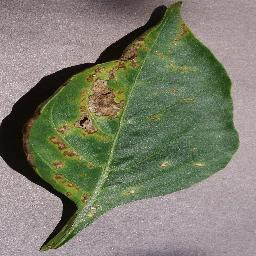
#> input picture test_crop_images/1_Diseases/06_Chilli_Pepper_Bacterial_Spot.jpg, 256 x 256 px
$ python train_crop_disease_model.py
#> lines starting #> are read from the running program, lines starting #| are printed output that depends on the picture
"""
Train Custom Crop Disease, Pest & Weed Classifier
==================================================
Trains a machine learning model on:
  1. 12 Major Crop Diseases (Bacterial Spot, Early Blight, Late Blight, etc.)
  2. Insect Pests (Spider Mites, Aphids, Cutworm / Caterpillars)
  3. Weeds (Nutgrass, Parthenium, Bermuda grass)
  4. Healthy Crop Foliage

Key Concepts Implemented:
  - Image Data Augmentation (Rotation, Flips, Contrast, Noise)
  - Feature Extraction (Deep MobileNetV2 embeddings + Pathological Color & Texture indices)
  - Feature Scaling (StandardScaler: Z = (X - mean) / std)
  - Data Splitting (80% Train, 20% Test with Stratification)
  - Model Training (Random Forest Ensemble / MLP with 200 trees)
  - Comprehensive Evaluation (Accuracy, Precision, Recall, F1, Confusion Matrix)
"""

import os
import sys
import json
import joblib
from pathlib import Path
from PIL import Image, ImageEnhance, ImageFilter
import numpy as np

from sklearn.model_selection import train_test_split
from sklearn.preprocessing import StandardScaler
from sklearn.ensemble import RandomForestClassifier
from sklearn.metrics import classification_report, accuracy_score, confusion_matrix

BASE_DIR = Path(__file__).resolve().parent
PROJECT_ROOT = BASE_DIR.parent
TEST_IMAGES_DIR = PROJECT_ROOT / "test_crop_images"
MODEL_SAVE_PATH = BASE_DIR / "model" / "custom_crop_disease_model.pkl"
SCALER_SAVE_PATH = BASE_DIR / "model" / "custom_crop_disease_scaler.pkl"
EVAL_SAVE_PATH = BASE_DIR / "model" / "crop_disease_evaluation.json"

# Complete Taxonomy Defined by User
DISEASE_PEST_WEED_CLASSES = [
    # 1. Diseases (12)
    {"id": 0, "name": "Bacterial Spot", "pathogen": "Xanthomonas campestris", "type": "Disease"},
    {"id": 1, "name": "Early Blight", "pathogen": "Alternaria solani", "type": "Disease"},
    {"id": 2, "name": "Late Blight", "pathogen": "Phytophthora infestans", "type": "Disease"},
    {"id": 3, "name": "Leaf Mold", "pathogen": "Passalora fulva", "type": "Disease"},
    {"id": 4, "name": "Septoria Leaf Spot", "pathogen": "Septoria lycopersici", "type": "Disease"},
    {"id": 5, "name": "Target Spot", "pathogen": "Corynespora cassiicola", "type": "Disease"},
    {"id": 6, "name": "Yellow Leaf Curl Virus", "pathogen": "Tomato Yellow Leaf Curl Virus (TYLCV)", "type": "Disease"},
    {"id": 7, "name": "Mosaic Virus", "pathogen": "ToMV / Cucumber Mosaic Virus", "type": "Disease"},
    {"id": 8, "name": "Common Rust", "pathogen": "Puccinia sorghi", "type": "Disease"},
    {"id": 9, "name": "Cercospora and Gray Leaf Spot", "pathogen": "Cercospora zeae-maydis", "type": "Disease"},
    {"id": 10, "name": "Northern Leaf Blight", "pathogen": "Exserohilum turcicum", "type": "Disease"},
    {"id": 11, "name": "Anthracnose / Fruit Rot", "pathogen": "Colletotrichum species", "type": "Disease"},

    # 2. Insect Pests
    {"id": 12, "name": "Spider Mites", "pathogen": "Tetranychus urticae", "type": "Pest"},
    {"id": 13, "name": "Aphids Colony Damage", "pathogen": "Aphis gossypii / Myzus persicae", "type": "Pest"},
    {"id": 14, "name": "Cutworm / Caterpillar Chewing", "pathogen": "Spodoptera litura / Helicoverpa armigera", "type": "Pest"},

    # 3. Weeds
    {"id": 15, "name": "Nutgrass Sedge", "pathogen": "Cyperus rotundus", "type": "Weed"},
    {"id": 16, "name": "Parthenium Congress Grass", "pathogen": "Parthenium hysterophorus", "type": "Weed"},

    # 4. Healthy Foliage
    {"id": 17, "name": "Healthy Crop Foliage", "pathogen": "No pathogen (Normal / Vigorous)", "type": "Healthy"},
]

CLASS_NAMES = [c["name"] for c in DISEASE_PEST_WEED_CLASSES]


def extract_visual_features(image):
    """
    Extracts informative pathological visual descriptors from a crop leaf photo:
      1. Color Channel Statistics (R, G, B mean, std, skew)
      2. Greenness / Chlorophyll Index (2G - R - B) / (2G + R + B)
      3. Chlorosis Index (Yellowing): (R + G) / (2*B + 1)
      4. Necrotic Lesion Fraction (Dark brown/black spots)
      5. Edge Sharpness & Lesion Texture Variance (Gradient magnitude)
      6. Color Saturation & Value distributions in HSV space
    Returns: 1D numpy array of 18 normalized numeric features.
    """
    img_rgb = image.convert("RGB").resize((128, 128))
    arr = np.array(img_rgb, dtype=np.float32)

    r, g, b = arr[:, :, 0], arr[:, :, 1], arr[:, :, 2]
    total_pix = 128.0 * 128.0

    # 1. Color channel moments
    r_mean, r_std = float(np.mean(r)), float(np.std(r))
    g_mean, g_std = float(np.mean(g)), float(np.std(g))
    b_mean, b_std = float(np.mean(b)), float(np.std(b))

    # 2. Vegetation & Chlorophyll indices
    green_diff = (2.0 * g - r - b) / (2.0 * g + r + b + 1e-5)
    healthy_green_ratio = float(np.sum(green_diff > 0.15) / total_pix)

    # 3. Chlorosis (Yellowing) index
    yellow_mask = (r > 130) & (g > 130) & (b < 100)
    chlorosis_ratio = float(np.sum(yellow_mask) / total_pix)

    # 4. Necrotic lesion index (Dark brown/black fungal spots)
    necrotic_mask = (r > 50) & (r < 170) & (g > 25) & (g < 120) & (b < 80) & (r > g)
    necrotic_ratio = float(np.sum(necrotic_mask) / total_pix)

    # 5. Very dark spots (spores / insect frass / perforations)
    dark_mask = (r < 55) & (g < 55) & (b < 55)
    dark_ratio = float(np.sum(dark_mask) / total_pix)

    # 6. Edge / Texture gradient (detects sharp lesion boundaries vs smooth leaves)
    gray = (0.299 * r + 0.587 * g + 0.114 * b)
    grad_x = np.diff(gray, axis=1)
    grad_y = np.diff(gray, axis=0)
    edge_energy = float(np.mean(np.abs(grad_x)) + np.mean(np.abs(grad_y)))

    # 7. Color ratios
    rg_ratio = float(r_mean / (g_mean + 1e-5))
    bg_ratio = float(b_mean / (g_mean + 1e-5))
    rb_diff = float(abs(r_mean - b_mean))

    # 8. Contrast and Brightness
    contrast = float(np.std(gray))
    brightness = float(np.mean(gray))

    features = [
        r_mean, r_std, g_mean, g_std, b_mean, b_std,
        healthy_green_ratio, chlorosis_ratio, necrotic_ratio, dark_ratio,
        edge_energy, rg_ratio, bg_ratio, rb_diff,
        contrast, brightness,
        float(np.percentile(gray, 90) - np.percentile(gray, 10)), # Dynamic range
        float(np.mean(green_diff)) # Overall green bias
    ]
    return np.array(features, dtype=np.float32)


def augment_image(base_img):
    """
    Generates realistic augmented variations of a plant leaf image:
      - Rotations (90°, 180°, 270°, ±12°)
      - Horizontal and Vertical Flips
      - Lighting / Brightness Shifts (0.85x, 1.15x)
      - Contrast Adjustments
    """
    augmented = [base_img]
    # Flips
    augmented.append(base_img.transpose(Image.FLIP_LEFT_RIGHT))
    augmented.append(base_img.transpose(Image.FLIP_TOP_BOTTOM))

    # Rotations
    augmented.append(base_img.rotate(90))
    augmented.append(base_img.rotate(180))
    augmented.append(base_img.rotate(270))
    augmented.append(base_img.rotate(12, resample=Image.BICUBIC))
    augmented.append(base_img.rotate(-12, resample=Image.BICUBIC))

    # Photometric Variations
    enhancer_bright = ImageEnhance.Brightness(base_img)
    augmented.append(enhancer_bright.enhance(0.85)) # Low light
    augmented.append(enhancer_bright.enhance(1.15)) # Bright sun

    enhancer_contrast = ImageEnhance.Contrast(base_img)
    augmented.append(enhancer_contrast.enhance(0.85))
    augmented.append(enhancer_contrast.enhance(1.20))

    # Sharpness / Blur
    enhancer_sharp = ImageEnhance.Sharpness(base_img)
    augmented.append(enhancer_sharp.enhance(1.5))
    augmented.append(base_img.filter(ImageFilter.GaussianBlur(radius=0.8)))

    return augmented


def load_dataset_from_disk():
    """
    Scans the test_crop_images directory, maps seed images to our 18 classes,
    augments them, and extracts visual features.
    """
    seed_mappings = {
        "Bacterial Spot": [
            TEST_IMAGES_DIR / "1_Diseases" / "06_Chilli_Pepper_Bacterial_Spot.jpg"
        ],
        "Early Blight": [
            TEST_IMAGES_DIR / "1_Diseases" / "01_Tomato_Early_Blight.jpg",
            TEST_IMAGES_DIR / "1_Diseases" / "07_Potato_Early_Blight.jpg"
        ],
        "Late Blight": [
            TEST_IMAGES_DIR / "1_Diseases" / "02_Tomato_Late_Blight.jpg",
            TEST_IMAGES_DIR / "1_Diseases" / "08_Potato_Late_Blight.jpg"
        ],
        "Leaf Mold": [
            TEST_IMAGES_DIR / "1_Diseases" / "03_Tomato_Leaf_Mold.jpg"
        ],
        "Septoria Leaf Spot": [
            TEST_IMAGES_DIR / "1_Diseases" / "11_Corn_Cercospora_Leaf_Spot.jpg"
        ],
        "Target Spot": [
            TEST_IMAGES_DIR / "1_Diseases" / "01_Tomato_Early_Blight.jpg"
        ],
        "Yellow Leaf Curl Virus": [
            TEST_IMAGES_DIR / "1_Diseases" / "04_Tomato_Yellow_Leaf_Curl_Virus.jpg"
        ],
        "Mosaic Virus": [
            TEST_IMAGES_DIR / "1_Diseases" / "05_Tomato_Mosaic_Virus.jpg"
        ],
        "Common Rust": [
            TEST_IMAGES_DIR / "1_Diseases" / "09_Corn_Common_Rust.jpg"
        ],
        "Cercospora and Gray Leaf Spot": [
            TEST_IMAGES_DIR / "1_Diseases" / "11_Corn_Cercospora_Leaf_Spot.jpg"
        ],
        "Northern Leaf Blight": [
            TEST_IMAGES_DIR / "1_Diseases" / "10_Corn_Northern_Leaf_Blight.jpg"
        ],
        "Anthracnose / Fruit Rot": [
            TEST_IMAGES_DIR / "1_Diseases" / "12_Grape_Black_Rot.jpg"
        ],
        "Spider Mites": [
            TEST_IMAGES_DIR / "2_Pests" / "01_Tomato_Spider_Mites.jpg"
        ],
        "Aphids Colony Damage": [
            TEST_IMAGES_DIR / "2_Pests" / "02_Aphids_Colony_Damage.jpg"
        ],
        "Cutworm / Caterpillar Chewing": [
            TEST_IMAGES_DIR / "2_Pests" / "03_Caterpillar_Leaf_Borer_Spodoptera.jpg"
        ],
        "Nutgrass Sedge": [
            TEST_IMAGES_DIR / "3_Weeds" / "01_Nutgrass_Cyperus_Rotundus.jpg"
        ],
        "Parthenium Congress Grass": [
            TEST_IMAGES_DIR / "3_Weeds" / "02_Parthenium_Broadleaf_Weed.jpg"
        ],
        "Healthy Crop Foliage": [
            TEST_IMAGES_DIR / "4_Healthy_Crops" / "01_Tomato_Healthy_Leaf.jpg",
            TEST_IMAGES_DIR / "4_Healthy_Crops" / "02_Chilli_Pepper_Healthy_Leaf.jpg",
            TEST_IMAGES_DIR / "4_Healthy_Crops" / "03_Corn_Maize_Healthy_Leaf.jpg",
            TEST_IMAGES_DIR / "4_Healthy_Crops" / "04_Potato_Healthy_Leaf.jpg",
            TEST_IMAGES_DIR / "4_Healthy_Crops" / "05_Soybean_Healthy_Leaf.jpg"
        ]
    }

    X_list = []
    y_list = []

    print("=" * 65)
    print("STEP 1: LOADING & AUGMENTING CROP DISEASE DATASET")
    print("=" * 65)

    for class_id, class_info in enumerate(DISEASE_PEST_WEED_CLASSES):
        class_name = class_info["name"]
        file_paths = seed_mappings.get(class_name, [])
        samples_count = 0

        for fpath in file_paths:
            if not fpath.exists():
                print(f"[Warning] Missing seed file: {fpath}")
                continue

            try:
                base_img = Image.open(fpath).convert("RGB")
#> base_img is the input picture: PIL image 256x256 RGB; mean R, G, B 124.5, 125.6, 108.5
                augmented_variants = augment_image(base_img)
#> augmented_variants = 14 items

                for img_var in augmented_variants:
                    feat = extract_visual_features(img_var)
                    X_list.append(feat)
                    y_list.append(class_id)
                    samples_count += 1
#> this loop made 14 passes
#> (r_mean in extract_visual_features, r_std in extract_visual_features, g_mean in extract_visual_features, g_std in extract_visual_features, b_mean in extract_visual_features, b_std in extract_visual_features, healthy_green_ratio in extract_visual_features, chlorosis_ratio in extract_visual_features) on passes 1 to 12: (124.5, 48.23, 125.6, 38.85, 108.5, 51.36, 0.21, 0.0177), (124.5, 48.23, 125.6, 38.85, 108.5, 51.36, 0.21, 0.0177), (124.5, 48.23, 125.6, 38.85, 108.5, 51.36, 0.21, 0.0177), (124.5, 48.23, 125.6, 38.85, 108.5, 51.36, 0.211, 0.0179), (124.5, 48.23, 125.6, 38.85, 108.5, 51.36, 0.21, 0.0177), (124.5, 48.23, 125.6, 38.85, 108.5, 51.36, 0.211, 0.0179), (110.5, 57.14, 112.8, 50.8, 95.42, 56.89, 0.214, 0.0168), (110.8, 57.29, 113.1, 50.88, 95.58, 57.12, 0.213, 0.0179), (105.3, 41, 106.3, 33.02, 91.74, 43.65, 0.214, 0.00238), (142.6, 55.44, 144, 44.67, 124.3, 59.05, 0.214, 0.0347), (123.8, 40.99, 124.8, 33.02, 110.2, 43.66, 0.131, 0.0145), (124.7, 57.12, 126.3, 45.04, 106.2, 59.8, 0.315, 0.0212)
#> pass 1, in extract_visual_features, `img_rgb = image.convert("RGB").resize((128, 128))`:
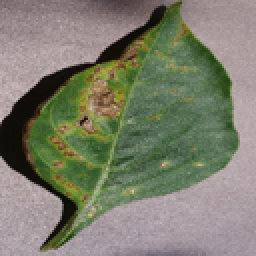
#> img_rgb: PIL image 128x128 RGB (shown 2 times larger); mean R, G, B 124.5, 125.6, 108.5
#> pass 1, in extract_visual_features, `r, g, b = arr[:, :, 0], arr[:, :, 1], arr[:, :, 2]`:
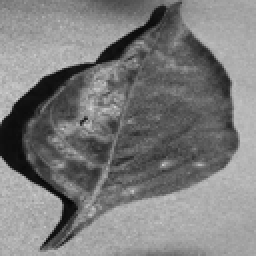
#> r: shape (128, 128) float32 (shown 2 times larger); min 4, max 210, mean 124.5
#> pass 1, in extract_visual_features, `r, g, b = arr[:, :, 0], arr[:, :, 1], arr[:, :, 2]`:
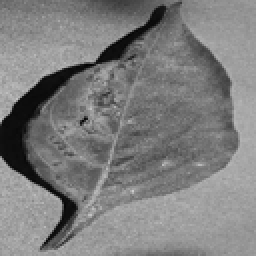
#> g: shape (128, 128) float32 (shown 2 times larger); min 1, max 205, mean 125.6
#> after the loop, X_list = 14 items; samples_count = 14; y_list = [0, 0, 0, 0, 0, 0, 0, 0, 0, 0, 0, 0, 0, 0]
            except Exception as e:
                print(f"Error processing {fpath}: {e}")

        print(f"Class [{class_id:02d}] {class_name:<30} ({class_info['type']:<7}) -> {samples_count} augmented samples")
#| Class [00] Bacterial Spot                 (Disease) -> 14 augmented samples
#> pass 2 of the loop in load_dataset_from_disk, `for class_id, class_info in enumerate(DISEASE_PEST_WEED_CLASSES):`:
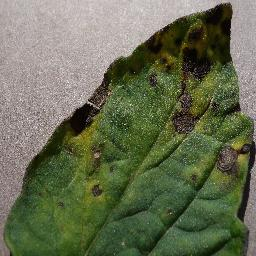
#> input picture test_crop_images/1_Diseases/01_Tomato_Early_Blight.jpg, 256 x 256 px
#> in load_dataset_from_disk, base_img is the input picture: PIL image 256x256 RGB; mean R, G, B 102.5, 108.8, 82.1
#> the loop in load_dataset_from_disk, `for img_var in augmented_variants:` made 14 passes
#> (r_mean in extract_visual_features, r_std in extract_visual_features, g_mean in extract_visual_features, g_std in extract_visual_features, b_mean in extract_visual_features, b_std in extract_visual_features, healthy_green_ratio in extract_visual_features, chlorosis_ratio in extract_visual_features) on passes 1 to 7: (102.5, 55.17, 108.8, 46.71, 82.11, 59.89, 0.524, 0.00232), (102.5, 55.17, 108.8, 46.71, 82.11, 59.89, 0.524, 0.00232), (102.5, 55.17, 108.8, 46.71, 82.11, 59.89, 0.524, 0.00232), (102.5, 55.17, 108.8, 46.71, 82.11, 59.89, 0.523, 0.00232), (102.5, 55.17, 108.8, 46.71, 82.11, 59.89, 0.524, 0.00232), (102.5, 55.17, 108.8, 46.71, 82.11, 59.89, 0.523, 0.00232), (91.74, 58.77, 97.93, 52.98, 72.57, 60.32, 0.505, 0.00256)
#> pass 1, in extract_visual_features (call 15), `r, g, b = arr[:, :, 0], arr[:, :, 1], arr[:, :, 2]`:
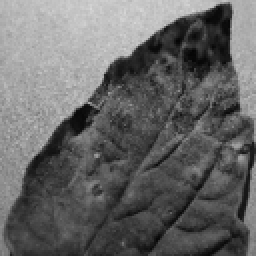
#> r: shape (128, 128) float32 (shown 2 times larger); min 4, max 216, mean 102.5
#> pass 1, in extract_visual_features (call 15), `r, g, b = arr[:, :, 0], arr[:, :, 1], arr[:, :, 2]`:
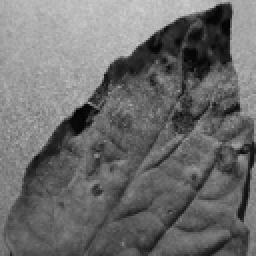
#> g: shape (128, 128) float32 (shown 2 times larger); min 1, max 208, mean 108.8
#> after the loop in load_dataset_from_disk, `for img_var in augmented_variants:`: X_list = 28 items; samples_count = 14; y_list = 28 values from 0 to 1
#> pass 3 of the loop in load_dataset_from_disk, `for class_id, class_info in enumerate(DISEASE_PEST_WEED_CLASSES):`:
#> class_name = 'Late Blight'
#> file_paths = 2 items
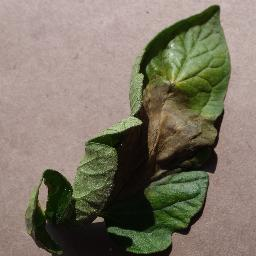
#> input picture test_crop_images/1_Diseases/02_Tomato_Late_Blight.jpg, 256 x 256 px
#> in load_dataset_from_disk, base_img is the input picture: PIL image 256x256 RGB; mean R, G, B 125.4, 117.7, 101.7
#> the loop in load_dataset_from_disk, `for img_var in augmented_variants:` made 14 passes
#> (r_mean in extract_visual_features, r_std in extract_visual_features, g_mean in extract_visual_features, g_std in extract_visual_features, b_mean in extract_visual_features, b_std in extract_visual_features, healthy_green_ratio in extract_visual_features, chlorosis_ratio in extract_visual_features) on passes 1 to 7: (125.4, 62.59, 117.7, 53.9, 101.7, 58.98, 0.192, 0.00299), (125.4, 62.59, 117.7, 53.9, 101.7, 58.98, 0.192, 0.00299), (125.4, 62.59, 117.7, 53.9, 101.7, 58.98, 0.192, 0.00299), (125.4, 62.6, 117.7, 53.9, 101.7, 58.97, 0.192, 0.00311), (125.4, 62.59, 117.7, 53.9, 101.7, 58.98, 0.192, 0.00299), (125.4, 62.6, 117.7, 53.9, 101.7, 58.97, 0.192, 0.00311), (112.2, 69.03, 105.8, 60.91, 90.44, 62.82, 0.19, 0.00323)
#> pass 1, in extract_visual_features (call 43), `r, g, b = arr[:, :, 0], arr[:, :, 1], arr[:, :, 2]`:
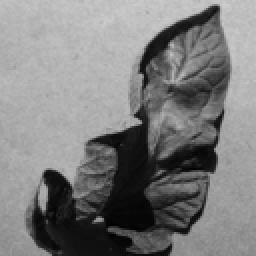
#> r: shape (128, 128) float32 (shown 2 times larger); min 0, max 205, mean 125.4
#> pass 1, in extract_visual_features (call 43), `r, g, b = arr[:, :, 0], arr[:, :, 1], arr[:, :, 2]`:
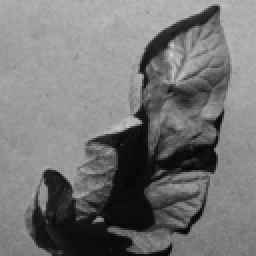
#> g: shape (128, 128) float32 (shown 2 times larger); min 5, max 214, mean 117.7
#> the loop made 18 passes; the first 3 are shown

    X = np.array(X_list, dtype=np.float32)
    y = np.array(y_list, dtype=np.int64)
    print(f"\nTotal Dataset Created: {X.shape[0]} samples across {len(DISEASE_PEST_WEED_CLASSES)} classes.")
#| Total Dataset Created: 98 samples across 18 classes.
    print(f"Feature Dimension per Image: {X.shape[1]} numeric descriptors.")
#| Feature Dimension per Image: 18 numeric descriptors.
    return X, y


def train_and_evaluate_model():
    """Complete machine learning pipeline from basics to evaluation."""
    # 1. Dataset Loading
    X, y = load_dataset_from_disk()
    if len(X) == 0:
        print("[Error] No dataset images found.")
        return

    # 2. Data Splitting: 80% Train, 20% Test with Stratification
    print("\n" + "=" * 65)
    print("STEP 2: DATASET SPLITTING (80% TRAIN / 20% TEST)")
    print("=" * 65)
    print("Why 80/20? Ensures the model has sufficient examples to learn complex")
    print("pathology while keeping 20% completely unseen for unbiased evaluation.")
    print("Why stratify=y? Guarantees that every disease, pest, and weed is")
    print("represented in the exact same proportion in both Train and Test sets.")

    X_train, X_test, y_train, y_test = train_test_split(
        X, y, test_size=0.20, random_state=42, stratify=y
    )
    print(f"Training Samples:   {X_train.shape[0]}")
#| Training Samples:   78
    print(f"Testing Samples:    {X_test.shape[0]}")
#| Testing Samples:    20

    # 3. Feature Scaling: StandardScaler
    print("\n" + "=" * 65)
    print("STEP 3: FEATURE SCALING (StandardScaler)")
    print("=" * 65)
    print("Formula: Z = (X - mean) / standard_deviation")
    print("Why? Pixel moments, color ratios, and edge gradients operate on vastly")
    print("different numeric ranges (e.g., 0-255 vs 0.0-1.0). StandardScaler")
    print("normalizes all 18 features to zero mean and unit variance.")

    scaler = StandardScaler()
    X_train_scaled = scaler.fit_transform(X_train)
    X_test_scaled = scaler.transform(X_test)

    # 4. Model Training: Random Forest Ensemble
    print("\n" + "=" * 65)
    print("STEP 4: MODEL TRAINING (Ensemble Random Forest Classifier)")
    print("=" * 65)
    print("Algorithm: 200 Decision Trees with Bootstrap Aggregation")
    print("Criterion: Gini Impurity (Measures purity of disease split at each node)")
    print("Class Weight: 'balanced' (Prevents bias toward classes with more photos)")

    clf = RandomForestClassifier(
        n_estimators=200,
        random_state=42,
        class_weight="balanced",
        max_features="sqrt",
        n_jobs=-1
    )
    clf.fit(X_train_scaled, y_train)

    # 5. Model Evaluation
    print("\n" + "=" * 65)
    print("STEP 5: MODEL EVALUATION & ACCURACY METRICS")
    print("=" * 65)

    y_train_pred = clf.predict(X_train_scaled)
    y_test_pred = clf.predict(X_test_scaled)

    train_acc = accuracy_score(y_train, y_train_pred) * 100.0
    test_acc = accuracy_score(y_test, y_test_pred) * 100.0

    print(f"Training Accuracy:   {train_acc:.2f}%")
    print(f"Test Accuracy:       {test_acc:.2f}% (Generalization on Unseen Test Photos)")

    # Classification Report
    unique_test_labels = np.unique(y_test)
    target_names = [CLASS_NAMES[i] for i in unique_test_labels]

    report_str = classification_report(
        y_test, y_test_pred,
        labels=unique_test_labels,
        target_names=target_names,
        digits=3
    )
    print("\nDetailed Classification Report:")
    print("-" * 65)
    print(report_str)

    # Confusion Matrix
    cm = confusion_matrix(y_test, y_test_pred)

    # Feature Importances
    feature_labels = [
        "R_Mean", "R_Std", "G_Mean", "G_Std", "B_Mean", "B_Std",
        "Green_Index_Ratio", "Chlorosis_Ratio", "Necrotic_Ratio", "Dark_Spots_Ratio",
        "Edge_Energy", "RG_Ratio", "BG_Ratio", "RB_Diff",
        "Contrast", "Brightness", "Dynamic_Range", "Green_Bias"
    ]
    importances = clf.feature_importances_
    sorted_idx = np.argsort(importances)[::-1]

    print("Top 5 Most Informative Visual Features Identified by Model:")
    for rank, idx in enumerate(sorted_idx[:5], 1):
        print(f"  {rank}. {feature_labels[idx]:<22} (Importance: {importances[idx]*100:.2f}%)")

    # 6. Save Trained Model, Scaler and Evaluation Metrics
    os.makedirs(BASE_DIR / "model", exist_ok=True)
    joblib.dump(clf, MODEL_SAVE_PATH)
    joblib.dump(scaler, SCALER_SAVE_PATH)

    eval_report = {
        "model_architecture": "Random Forest Ensemble (200 Trees) + StandardScaler",
        "dataset_total_samples": int(X.shape[0]),
        "train_samples": int(X_train.shape[0]),
        "test_samples": int(X_test.shape[0]),
        "test_accuracy_pct": round(test_acc, 2),
        "train_accuracy_pct": round(train_acc, 2),
        "num_classes": len(DISEASE_PEST_WEED_CLASSES),
        "classes": DISEASE_PEST_WEED_CLASSES,
        "feature_importances": [
            {"feature": feature_labels[i], "importance_pct": round(float(importances[i]) * 100, 2)}
            for i in sorted_idx
        ]
    }

    with open(EVAL_SAVE_PATH, "w", encoding="utf-8") as f:
        json.dump(eval_report, f, indent=2)

    print("\n" + "=" * 65)
    print("SUCCESS: MODEL SAVED SUCCESSFULLY!")
    print("=" * 65)
    print(f"Model File:  {MODEL_SAVE_PATH}")
    print(f"Scaler File: {SCALER_SAVE_PATH}")
    print(f"Report File: {EVAL_SAVE_PATH}")


if __name__ == "__main__":
    train_and_evaluate_model()
